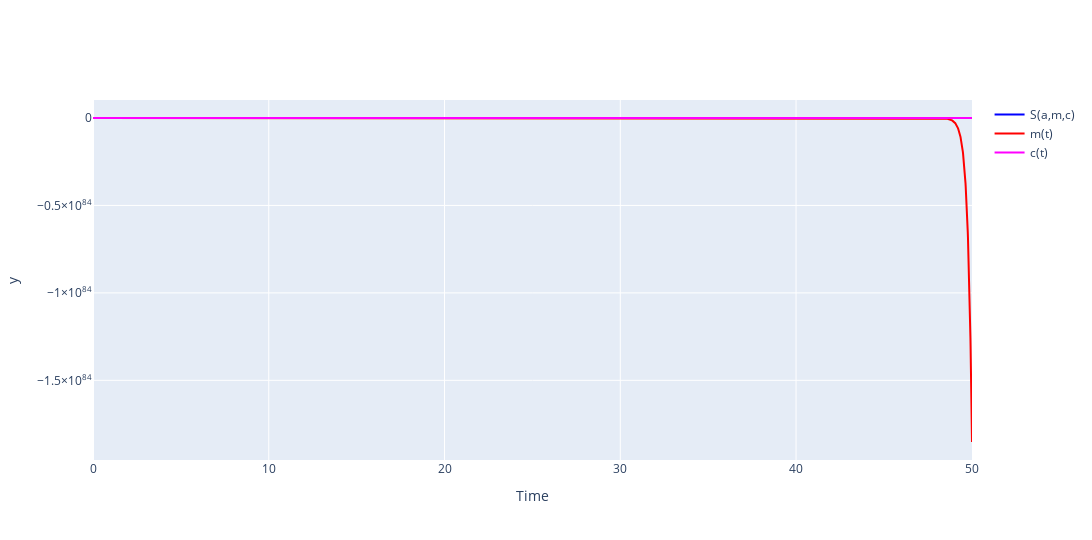

Notebook source saved alongside this figure:
### Markdown cell above
### Plotting

### Code cell
fig = go.Figure()
fig.add_traces([
    go.Scatter(x=time_values, y=S_values, mode='lines', marker = {'color' : 'blue'}, name="S(a,m,c)"),
    go.Scatter(x=time_values, y=m_values, mode='lines', marker = {'color' : 'red'}, name="m(t)"),
    go.Scatter(x=time_values, y=c_values, mode='lines', marker = {'color' : 'magenta'}, name="c(t)")
])
fig.update_layout(
    # title_text=title,
    height=1080*0.5,
    width=1920*0.6,
    xaxis_title="Time",
    yaxis_title="y"
)
fig.show()

### Figure 1 — Plotly figure (JSON) as saved in the notebook; plotly's stock layout.template omitted (floating-point values rounded to 4 significant figures; data arrays with more than 128 entries replaced by an {"elided": "..."} marker saying what was removed)
{"data": [{"marker": {"color": "blue"}, "mode": "lines", "name": "S(a,m,c)", "type": "scatter", "x": {"elided": "5002 float values"}, "y": {"elided": "5002 float values"}}, {"marker": {"color": "red"}, "mode": "lines", "name": "m(t)", "type": "scatter", "x": {"elided": "5002 float values"}, "y": {"elided": "5002 float values"}}, {"marker": {"color": "magenta"}, "mode": "lines", "name": "c(t)", "type": "scatter", "x": {"elided": "5002 float values"}, "y": {"elided": "5002 float values"}}], "layout": {"height": 540, "width": 1152, "xaxis": {"title": {"text": "Time"}}, "yaxis": {"title": {"text": "y"}}}}
